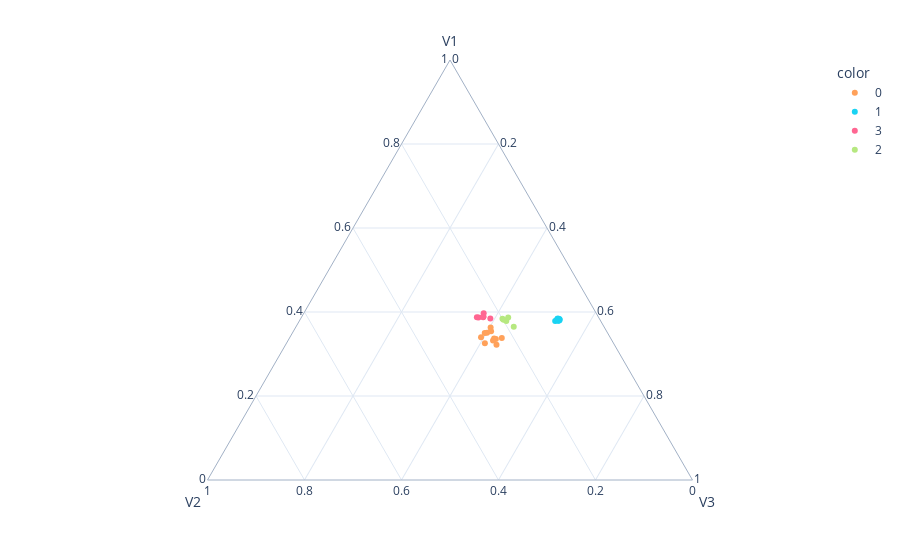

Notebook code cell kept with this figure:
### Code cell
fig = triplot_cluster_taxons('K3_L250', metabosystems_contib, labels)
fig.write_html("Analysis/CIR_19/triplot.html")
fig.write_image("Analysis/CIR_19/triplot.png")

### Figure 1 — Plotly figure (JSON) as saved in the notebook; plotly's stock layout.template omitted (floating-point values rounded to 4 significant figures)
{"data": [{"a": [0.336, 0.3378, 0.3401, 0.3366, 0.3498, 0.3503, 0.3259, 0.3221, 0.3322, 0.3631, 0.3539], "b": [0.2374, 0.2243, 0.2659, 0.2407, 0.2535, 0.2485, 0.2652, 0.2431, 0.2452, 0.2347, 0.2383], "c": [0.4266, 0.4379, 0.3939, 0.4226, 0.3967, 0.4012, 0.409, 0.4348, 0.4226, 0.4022, 0.4078], "customdata": [[0.336, 0.2374, 0.4266, "Pseudomonadales", "Acinetobacter"], [0.3378, 0.2243, 0.4379, "Caulobacterales", "Phenylobacterium"], [0.3401, 0.2659, 0.3939, "Pseudomonadales", "Pseudomonas"], [0.3366, 0.2407, 0.4226, "Pseudomonadales", "Acinetobacter"], [0.3498, 0.2535, 0.3967, "Burkholderiales", "Bordetella"], [0.3503, 0.2485, 0.4012, "Rhizobiales", "Afipia"], [0.3259, 0.2652, 0.409, "Burkholderiales", "Variovorax"], [0.3221, 0.2431, 0.4348, "Pseudomonadales", "Acinetobacter"], [0.3322, 0.2452, 0.4226, "Pseudomonadales", "Acinetobacter"], [0.3631, 0.2347, 0.4022, "Xanthomonadales", "Rhodanobacter"], [0.3539, 0.2383, 0.4078, "Sphingomonadales", "Sphingomonas"]], "hovertemplate": "<b>%{hovertext}</b><br><br>color=0<br>Order=%{customdata[3]}<br>Genus=%{customdata[4]}<extra></extra>", "hovertext": ["Gammaproteobacteria", "Alphaproteobacteria", "Gammaproteobacteria", "Gammaproteobacteria", "Gammaproteobacteria", "Alphaproteobacteria", "Gammaproteobacteria", "Gammaproteobacteria", "Gammaproteobacteria", "Gammaproteobacteria", "Alphaproteobacteria"], "legendgroup": "0", "marker": {"color": "#FFA15A", "symbol": "circle"}, "mode": "markers", "name": "0", "showlegend": true, "subplot": "ternary", "type": "scatterternary"}, {"a": [0.3826, 0.3817, 0.3834, 0.3843, 0.38, 0.3817, 0.3817, 0.3826, 0.3783, 0.3834, 0.38, 0.3817, 0.3792], "b": [0.08455, 0.08797, 0.08711, 0.0854, 0.0854, 0.08284, 0.08626, 0.08626, 0.09394, 0.08284, 0.0854, 0.0854, 0.08797], "c": [0.5329, 0.5303, 0.5295, 0.5303, 0.5346, 0.5354, 0.532, 0.5312, 0.5277, 0.5337, 0.5346, 0.5329, 0.5329], "customdata": [[0.3826, 0.08455, 0.5329, "Burkholderiales", "Methylophilus"], [0.3817, 0.08797, 0.5303, "Burkholderiales", "Methylophilus"], [0.3834, 0.08711, 0.5295, "Burkholderiales", "Methylophilus"], [0.3843, 0.0854, 0.5303, "Burkholderiales", "Methylophilus"], [0.38, 0.0854, 0.5346, "Burkholderiales", "Methylophilus"], [0.3817, 0.08284, 0.5354, "Burkholderiales", "Methylophilus"], [0.3817, 0.08626, 0.532, "Burkholderiales", "Methylophilus"], [0.3826, 0.08626, 0.5312, "Burkholderiales", "Methylophilus"], [0.3783, 0.09394, 0.5277, "Burkholderiales", "Methylophilus"], [0.3834, 0.08284, 0.5337, "Burkholderiales", "Methylophilus"], [0.38, 0.0854, 0.5346, "Burkholderiales", "Methylophilus"], [0.3817, 0.0854, 0.5329, "Burkholderiales", "Methylophilus"], [0.3792, 0.08797, 0.5329, "Burkholderiales", "Methylophilus"]], "hovertemplate": "<b>%{hovertext}</b><br><br>color=1<br>Order=%{customdata[3]}<br>Genus=%{customdata[4]}<extra></extra>", "hovertext": ["Gammaproteobacteria", "Gammaproteobacteria", "Gammaproteobacteria", "Gammaproteobacteria", "Gammaproteobacteria", "Gammaproteobacteria", "Gammaproteobacteria", "Gammaproteobacteria", "Gammaproteobacteria", "Gammaproteobacteria", "Gammaproteobacteria", "Gammaproteobacteria", "Gammaproteobacteria"], "legendgroup": "1", "marker": {"color": "#19d3f3", "symbol": "circle"}, "mode": "markers", "name": "1", "showlegend": true, "subplot": "ternary", "type": "scatterternary"}, {"a": [0.3844, 0.3892, 0.3877, 0.3867, 0.3884, 0.397, 0.3875], "b": [0.2246, 0.2363, 0.2507, 0.2478, 0.2377, 0.232, 0.2378], "c": [0.391, 0.3745, 0.3616, 0.3654, 0.3738, 0.371, 0.3747], "customdata": [[0.3844, 0.2246, 0.391, "Chitinophagales", "Sediminibacterium"], [0.3892, 0.2363, 0.3745, "Chitinophagales", "Terrimonas"], [0.3877, 0.2507, 0.3616, "Cytophagales", "OLB12"], [0.3867, 0.2478, 0.3654, "Chitinophagales", "Taibaiella"], [0.3884, 0.2377, 0.3738, "Chitinophagales", "Terrimonas"], [0.397, 0.232, 0.371, "Chitinophagales", "Taibaiella"], [0.3875, 0.2378, 0.3747, "Chitinophagales", "Parafilimonas"]], "hovertemplate": "<b>%{hovertext}</b><br><br>color=3<br>Order=%{customdata[3]}<br>Genus=%{customdata[4]}<extra></extra>", "hovertext": ["Bacteroidia", "Bacteroidia", "Bacteroidia", "Bacteroidia", "Bacteroidia", "Bacteroidia", "Bacteroidia"], "legendgroup": "3", "marker": {"color": "#FF6692", "symbol": "circle"}, "mode": "markers", "name": "3", "showlegend": true, "subplot": "ternary", "type": "scatterternary"}, {"a": [0.3871, 0.3837, 0.3815, 0.3783, 0.3649], "b": [0.1865, 0.2, 0.1989, 0.1948, 0.1861], "c": [0.4264, 0.4163, 0.4197, 0.4269, 0.449], "customdata": [[0.3871, 0.1865, 0.4264, "Rhizobiales", "Methylocystis"], [0.3837, 0.2, 0.4163, "Rhizobiales", "Methylocystis"], [0.3815, 0.1989, 0.4197, "Rhizobiales", "Methylocystis"], [0.3783, 0.1948, 0.4269, "Rhizobiales", "Hyphomicrobium"], [0.3649, 0.1861, 0.449, "Burkholderiales", "uncultured"]], "hovertemplate": "<b>%{hovertext}</b><br><br>color=2<br>Order=%{customdata[3]}<br>Genus=%{customdata[4]}<extra></extra>", "hovertext": ["Alphaproteobacteria", "Alphaproteobacteria", "Alphaproteobacteria", "Alphaproteobacteria", "Gammaproteobacteria"], "legendgroup": "2", "marker": {"color": "#B6E880", "symbol": "circle"}, "mode": "markers", "name": "2", "showlegend": true, "subplot": "ternary", "type": "scatterternary"}], "layout": {"autosize": true, "legend": {"title": {"text": "color"}, "tracegroupgap": 0}, "margin": {"t": 60}, "ternary": {"aaxis": {"min": 0, "title": {"text": "V1"}}, "baxis": {"min": 0, "title": {"text": "V2"}}, "caxis": {"min": 0, "title": {"text": "V3"}}, "domain": {"x": [0, 1], "y": [0, 1]}}}}
